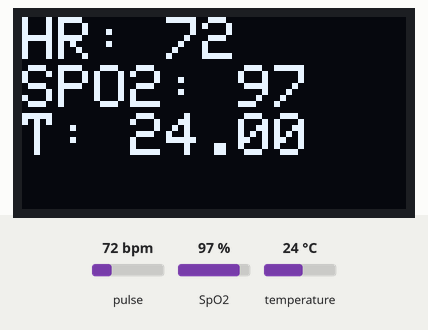
This sketch was run on a simulated ESP32. On the bench: 128×64 one-colour display. Inputs (shaded band) come from the test bench; at power-on: pulse 72 bpm, temperature 24 °C, SpO2 97 %. WiFi joins after 1.5 s; servers stay silent unless stated; uploads are accepted with an empty reply; what the sketch prints to the serial monitor is not drawn.

Above: at 6.3 s.
6.4 s: pulse set to 42 bpm
At 11.2 s:
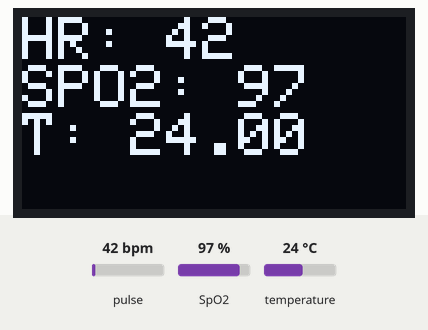
12.7 s: temperature set to 12 °C
At 15.7 s:
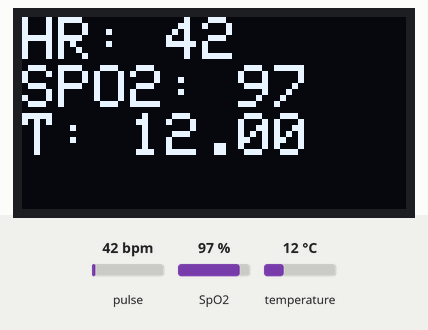
19.0 s: SpO2 set to 80 %
At 23.6 s:
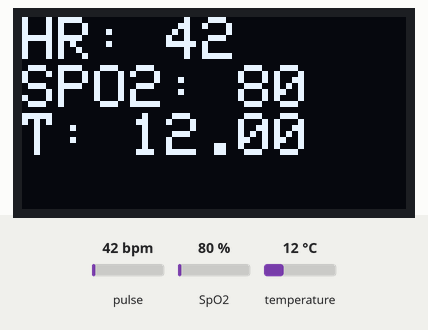
25.3 s: temperature set to 19 °C
At 28.1 s:
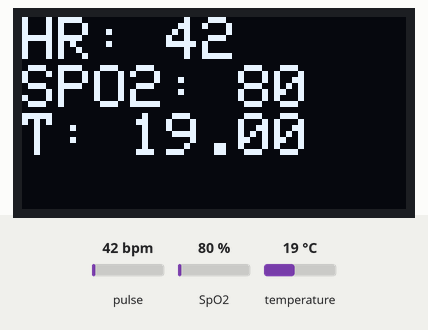
31.6 s: pulse set to 70 bpm
At 37.1 s:
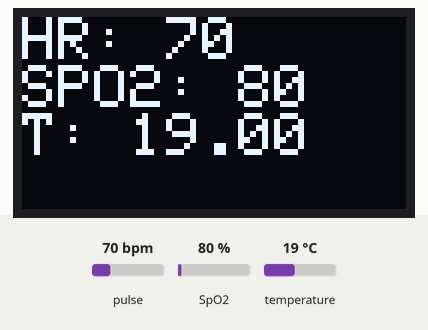
37.9 s: temperature set to 28 °C
At 40.4 s:
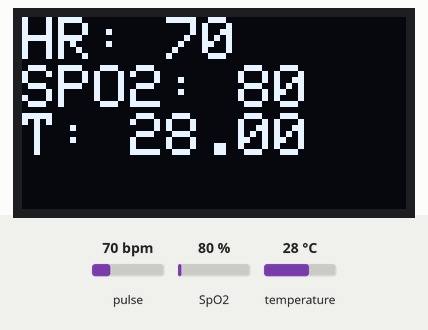
Timing chart, 0 to 41.9 s (numbered marks = the images above; inputs shaded):
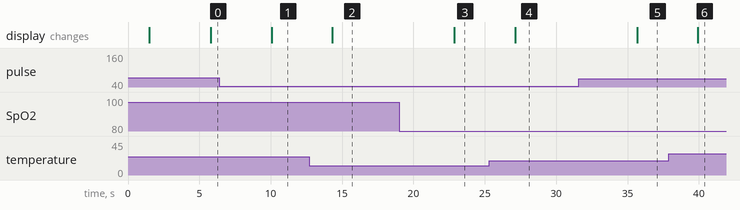

The sketch:

PHrSpo2Temp.ino
```cpp
#include <WiFi.h>
#include <HTTPClient.h>
#include <DFRobot_MAX30102.h>
#include <Wire.h>
#include <Adafruit_GFX.h>
#include <Adafruit_SSD1306.h>
#define ANCHO 128
#define ALTO 64
#include <OneWire.h>
#include <DallasTemperature.h>

#define OLED_RESET 4
Adafruit_SSD1306 oled(ANCHO, ALTO, &Wire, OLED_RESET);

DFRobot_MAX30102 particleSensor;
const int oneWireBus = 4;
float temp = 0;

OneWire oneWire(oneWireBus);
DallasTemperature sensors(&oneWire);
const char* ssid     = "INFINITUM3350";
const char* password = "tWtXHcKkB7";
const char* serverName = "http://192.168.1.65/datos/control/conexion.php";

String apiKeyValue = "tPmAT5Ab3j7F9";

String sensorLocation = "UnipoliDgo";
void setup()
{
  WiFi.begin(ssid, password);
  Serial.println("Connecting");
  while(WiFi.status() != WL_CONNECTED) {
    delay(500);
    Serial.print(".");
  }
  Serial.println("");
  Serial.print("Connected to WiFi network with IP Address: ");
  Serial.println(WiFi.localIP());
   Wire.begin();
  oled.begin(SSD1306_SWITCHCAPVCC, 0x3C);
   sensors.begin();
  //Init serial
  Serial.begin(115200);
  while (!particleSensor.begin()) {
    Serial.println("MAX30102 was not found");
    delay(1000);
  }
  particleSensor.sensorConfiguration(/*ledBrightness=*/50, /*sampleAverage=*/SAMPLEAVG_4, \
                        /*ledMode=*/MODE_MULTILED, /*sampleRate=*/SAMPLERATE_100, \
                        /*pulseWidth=*/PULSEWIDTH_411, /*adcRange=*/ADCRANGE_16384);
}

int32_t SPO2;
int8_t SPO2Valid;
int32_t heartRate;
int8_t heartRateValid;

void loop()
{
  WiFiClient client;
  Serial.println(F("Espera 4 segundos"));
  particleSensor.heartrateAndOxygenSaturation(/**SPO2=*/&SPO2, /**SPO2Valid=*/&SPO2Valid, /**heartRate=*/&heartRate, /**heartRateValid=*/&heartRateValid);
  //Print result
  Serial.print(F("heartRate="));
  Serial.print(heartRate, DEC);
  Serial.print(F(", heartRateValid="));
  Serial.print(heartRateValid, DEC);
  Serial.print(F("; SPO2="));
  Serial.print(SPO2, DEC);
  Serial.print(F(", SPO2Valid="));
  Serial.println(SPO2Valid, DEC);
  temp = sensors.getTempCByIndex(0);
  if (heartRateValid == 0 || SPO2Valid == 0){
    Serial.println("No detectado..");
     oled.clearDisplay();
  oled.setTextColor(WHITE);
  oled.setCursor(0, 0);
    oled.setTextSize(1.5);
    oled.print("Calculando..");
  }else{
  mandar_datos();
  pantalla();
}
oled.display();
}
void pantalla(){
  oled.clearDisplay();
  oled.setTextColor(WHITE);
  oled.setCursor(0, 0);
  oled.setTextSize(2);
  oled.print("HR: ");
  oled.setTextSize(2);
  oled.println(heartRate);
  oled.print("SPO2: ");
  oled.println(SPO2);
  oled.print("T: ");
  oled.print(temp);
oled.display();
}
void mandar_datos(){
  WiFiClient client;
  HTTPClient http;
    http.begin(client, serverName);
    http.addHeader("Content-Type", "application/x-www-form-urlencoded");

    // Prepare your HTTP POST request data
    String httpRequestData = "api_key=" + apiKeyValue + "&location="+ sensorLocation
                          + "&ritmo_cardiaco=" + heartRate + "&oxigenacion=" + SPO2 + "&temperatura=" + temp + "";
    Serial.print("httpRequestData: ");
    Serial.println(httpRequestData);
    int httpResponseCode = http.POST(httpRequestData);
    if (httpResponseCode>0) {
      Serial.print("HTTP Response code: ");
      Serial.println(httpResponseCode);
    }
    else {
      Serial.print("Error code: ");
      Serial.println(httpResponseCode);
    }
    http.end();
  }
```

Measured:
- after the input at 6.4 s, the display: changes after 3.7 s (image 1)
- after the input at 12.7 s, the display: changes after 1.6 s (image 2)
- after the input at 19.0 s, the display: changes after 3.9 s (image 3)
- after the input at 25.3 s, the display: changes after 1.8 s (image 4)
- after the input at 31.6 s, the display: changes after 4.1 s (image 5)
- after the input at 37.9 s, the display: changes after 2.0 s (image 6)
